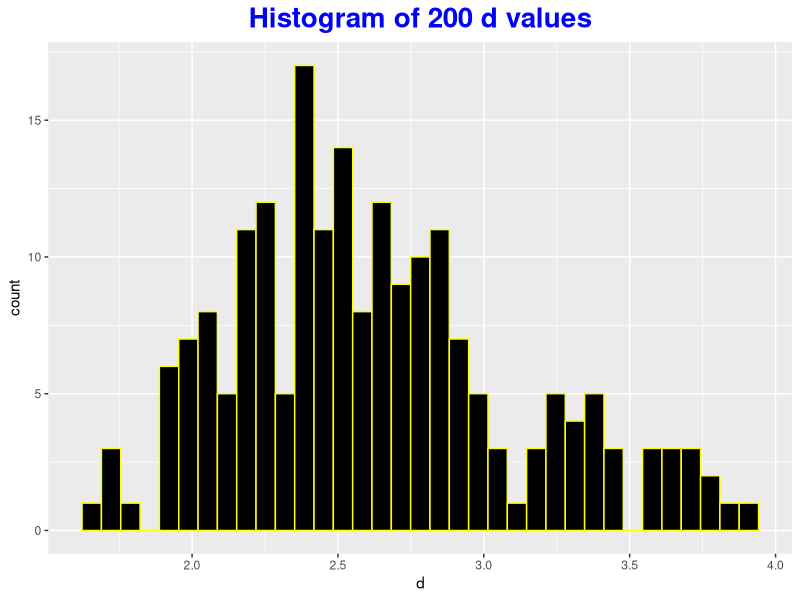

Write R code to recreate this figure.
## ---- chunk 1
knitr::opts_chunk$set(echo = TRUE)
## ---- chunk 2
set.seed(123)
d=0
for(k in 1:200){  # 200 times of simulation
  x=0
  for(i in 1:500){  # the number of sample x_i's is 500
    mu=3 * i / 500  # mu_i
    x[i] = rnorm(1, mean=mu, sd=1)  # sample x_i from N( mu_i, 1 )
  }
  d[k] = x[which.max(x)] - 3 * which.max(x) /500  # x_{i_max} - mu_{i_max}
}
summary(d)
## ---- chunk 3
d = as.data.frame(d)
library(ggplot2)
ggplot(d, aes(x=d))+geom_histogram(bins=35, fill='black', col='yellow')+ggtitle('Histogram of 200 d values')+theme(plot.title = element_text(color='blue', hjust=0.5, size= 20, face= 'bold'))
